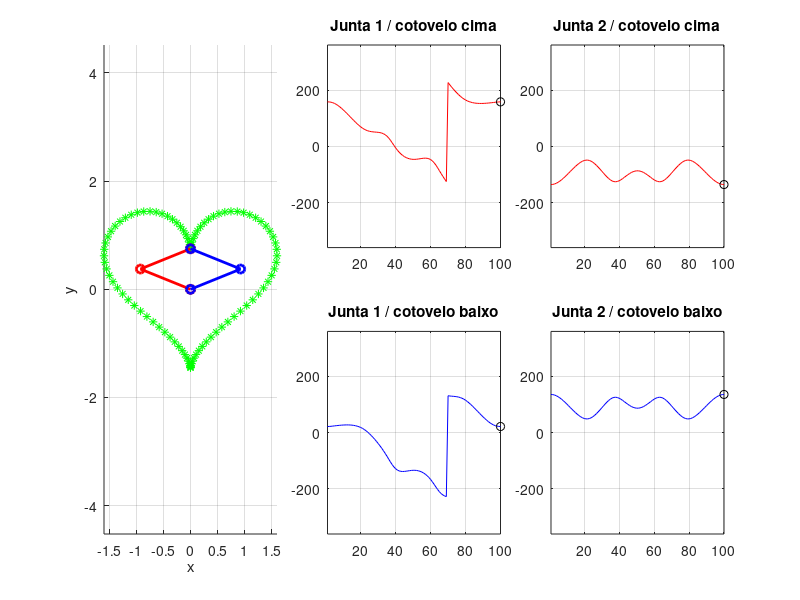

Write the MATLAB code that produced this figure.
% ======================================================
% Robô planar 2GL - Alternativa D: curva de coração
% ======================================================
% Fonte da curva: Weisstein, Eric W. "Heart Curve." MathWorld--A Wolfram Web
% Resource. http://mathworld.wolfram.com/HeartCurve.html
% Curva usada (primeira equação paramétrica da página), com t de 0 a 2*pi:
%     x = 16 * sen(t)^3
%     y = 13*cos(t) - 5*cos(2t) - 2*cos(3t) - cos(4t)
% ======================================================
clc; clear; close all;          % limpa tela, variáveis e figuras

L1 = 1; L2 = 1;                 % comprimentos dos elos 1 e 2

% ---------- Caminho: curva de coração adaptada ao robô ----------
% A curva original tem cerca de 32 de largura por 29 de altura, mas o robô
% só alcança pontos a no máximo L1 + L2 = 2 da base. Por isso é preciso reduzi-la.
esc = 0.1;                      % fator de escala: reduz a curva a 10% do tamanho original
dy  = 0.25;                     % deslocamento vertical: centraliza o coração em torno da base (0,0)

t = linspace(0, 2*pi, 100);     % 100 valores do parâmetro t, de 0 a 2*pi (curva fechada)
Caminho.x = esc * 16 * sin(t).^3;                                              % x do coração (.^ opera elemento a elemento)
Caminho.y = esc * (13*cos(t) - 5*cos(2*t) - 2*cos(3*t) - cos(4*t)) + dy;       % y do coração, escalado e deslocado
% Com esses valores, todos os pontos ficam entre 0,75 e 1,82 de distância da base,
% ou seja, dentro do workspace (de 0 a 2).

% ---------- Matrizes de resultado ----------
N = length(Caminho.x);          % número de pontos do caminho
TH1 = NaN(2,N);                 % ângulos da junta 1 [graus]: linha 1 = cotovelo cima, linha 2 = baixo
TH2 = NaN(2,N);                 % ângulos da junta 2 [graus]; NaN = ponto sem solução

% ---------- Cinemática inversa ----------
for k = 1:N                     % percorre cada ponto do caminho
  x = Caminho.x(k);  y = Caminho.y(k);                    % ponto desejado para o punho
  c2 = (x^2 + y^2 - L1^2 - L2^2) / (2*L1*L2);            % cos(theta2)
  if abs(c2) > 1, continue; end                           % -1 <= cos(theta2) <= 1? Se não, fora do workspace: fica NaN

  sinais = [-1, 1];                                       % -1 = cotovelo para cima, +1 = para baixo
  for i = 1:2                                             % calcula as duas configurações
    s2 = sinais(i) * sqrt(1 - c2^2);                      % sen(theta2) = ±raiz(1 - cos²)
    t2 = atan2(s2, c2);                                   % theta2 [rad], no quadrante correto
    t1 = atan2(y, x) - atan2(L2*s2, L1 + L2*c2);          % theta1 = ângulo do ponto - desvio causado pelo elo 2
    TH1(i,k) = rad2deg(t1);                               % guarda theta1 em graus
    TH2(i,k) = rad2deg(t2);                               % guarda theta2 em graus
  end
end

% ---------- Cinemática direta (posições para desenhar) ----------
X1 = L1*cosd(TH1);               Y1 = L1*sind(TH1);               % posição da junta 2 (fim do elo 1)
X2 = X1 + L2*cosd(TH1 + TH2);    Y2 = Y1 + L2*sind(TH1 + TH2);    % posição do punho (fim do elo 2)

% Verificação: o punho deve coincidir com o caminho (erro da ordem de 1e-15)
disp(max(abs([X2(1,:) - Caminho.x, Y2(1,:) - Caminho.y])))

% ---------- Animação ----------
cor = {'r','b'};  nome = {'cima','baixo'};     % cores e nomes das duas configurações
for k = 1:N                                    % um quadro da animação por ponto
  subplot(2,6,[1,2,7,8]); cla; hold on         % área grande à esquerda; limpa só esse eixo
  plot(Caminho.x, Caminho.y, 'g*');            % desenha o coração em verde
  for i = 1:2
    if isnan(TH1(i,k)), continue; end          % não desenha se não há solução neste ponto
    plot([0 X1(i,k) X2(i,k)], [0 Y1(i,k) Y2(i,k)], [cor{i} '-o'], 'LineWidth', 2);  % base -> junta 2 -> punho
  end
  axis equal; grid on; xlabel('x'); ylabel('y'); hold off   % mesma escala nos eixos, grade, rótulos

  for i = 1:2
    subplot(2,6,[3,4]+6*(i-1));                % gráfico da junta 1 (linha de cima: i=1; de baixo: i=2)
    plot(TH1(i,:), cor{i}); hold on            % curva de theta1 ao longo do caminho
    plot(k, TH1(i,k), 'ko'); hold off          % bolinha preta = ponto atual
    grid on; title(['Junta 1 / cotovelo ' nome{i}]); xlim([1 N]); ylim([-360 360])

    subplot(2,6,[5,6]+6*(i-1));                % gráfico da junta 2
    plot(TH2(i,:), cor{i}); hold on            % curva de theta2 ao longo do caminho
    plot(k, TH2(i,k), 'ko'); hold off          % bolinha preta = ponto atual
    grid on; title(['Junta 2 / cotovelo ' nome{i}]); xlim([1 N]); ylim([-360 360])
  end
  drawnow                                      % atualiza a tela a cada iteração
end
